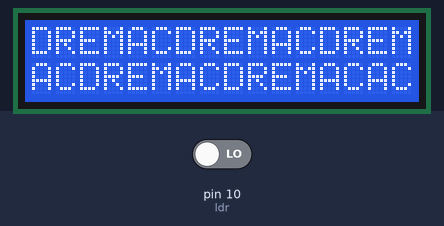
The sketch below on a simulated Arduino Uno, built with avr-gcc and run on an emulated ATmega328P. Shown: 16×2 character LCD. The test bench sets the inputs (shaded band); at power-on: pin 10 (ldr) LOW.

Above: at 1.2 s.
1.3 s: pin 10 (ldr) driven HIGH
At 2.3 s:
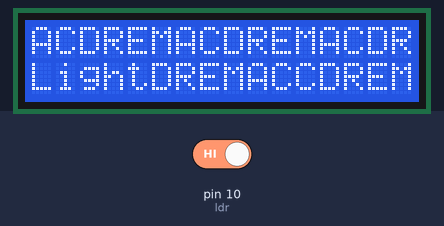
2.8 s: pin 10 (ldr) driven LOW
At 2.95 s:
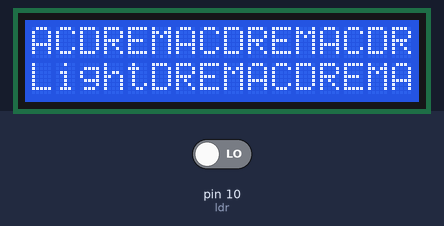
5.2 s: pin 10 (ldr) driven HIGH
At 6.4 s:
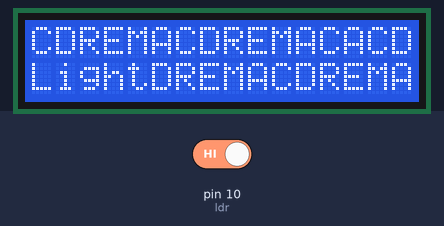
6.7 s: pin 10 (ldr) driven LOW
At 6.85 s:
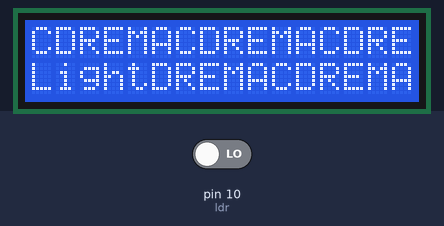
9.1 s: pin 10 (ldr) driven HIGH
At 10.0 s:
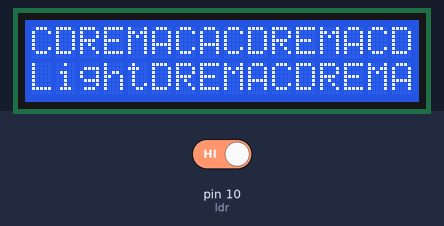
10.6 s: pin 10 (ldr) driven LOW
At 11.05 s:
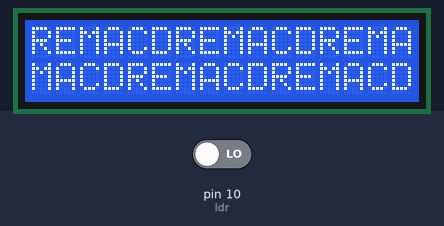

Measured:
- after the input at 1.3 s, the display: changes at once (image 1)
- after the input at 2.8 s, the display: changes at once (image 2)
- after the input at 5.2 s, the display: changes at once (image 3)
- after the input at 6.7 s, the display: changes at once (image 4)
- after the input at 9.1 s, the display: changes at once (image 5)
- after the input at 10.6 s, the display: first changes at once (image 6 shows a later state)

The sketch:

lcd.ino
```cpp
#include <LiquidCrystal.h>

int ldr=10;
const int rs = 12, en = 11, d4 = 5, d5 = 4, d6 = 3, d7 = 2;
LiquidCrystal lcd(rs, en, d4, d5, d6, d7);

void setup() {
  pinMode(ldr,INPUT);
  // set up the LCD's number of columns and rows:
  lcd.begin(16, 2);
  // Print a message to the LCD.

}

void loop() {


  lcd.print("DREMAC");

  if(digitalRead(ldr))
  {
    lcd.setCursor(0,1);
    lcd.print("Light");
  }
}
```
